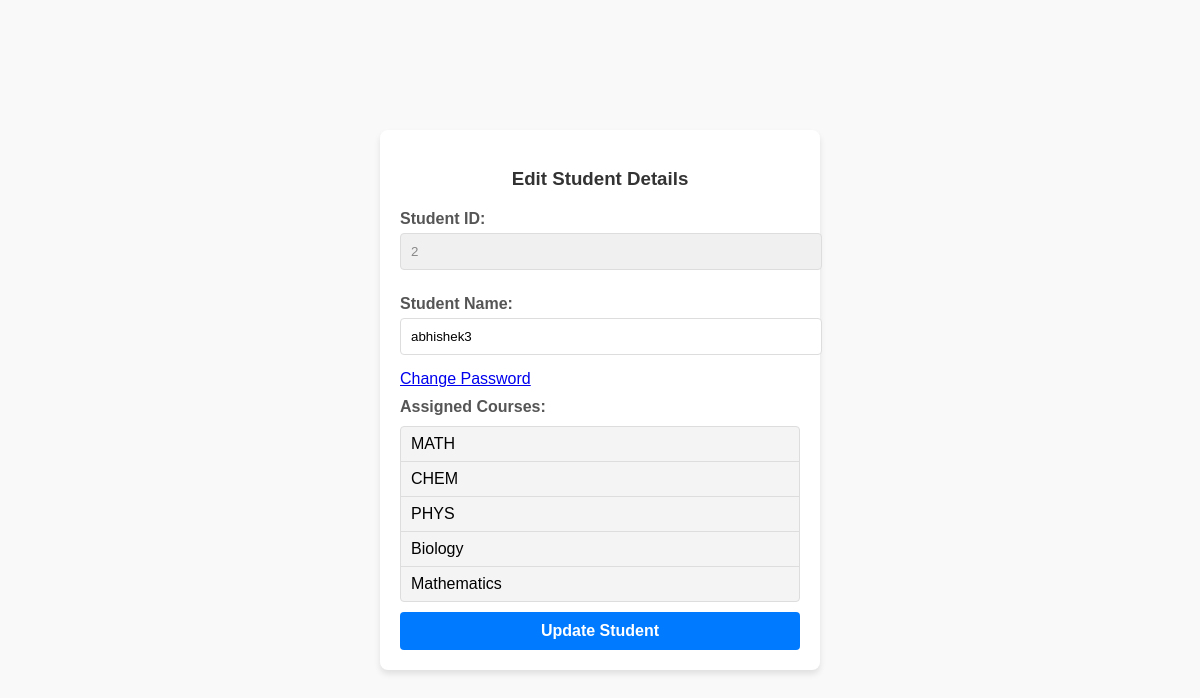
The app's page /student/edit/2/, older data.
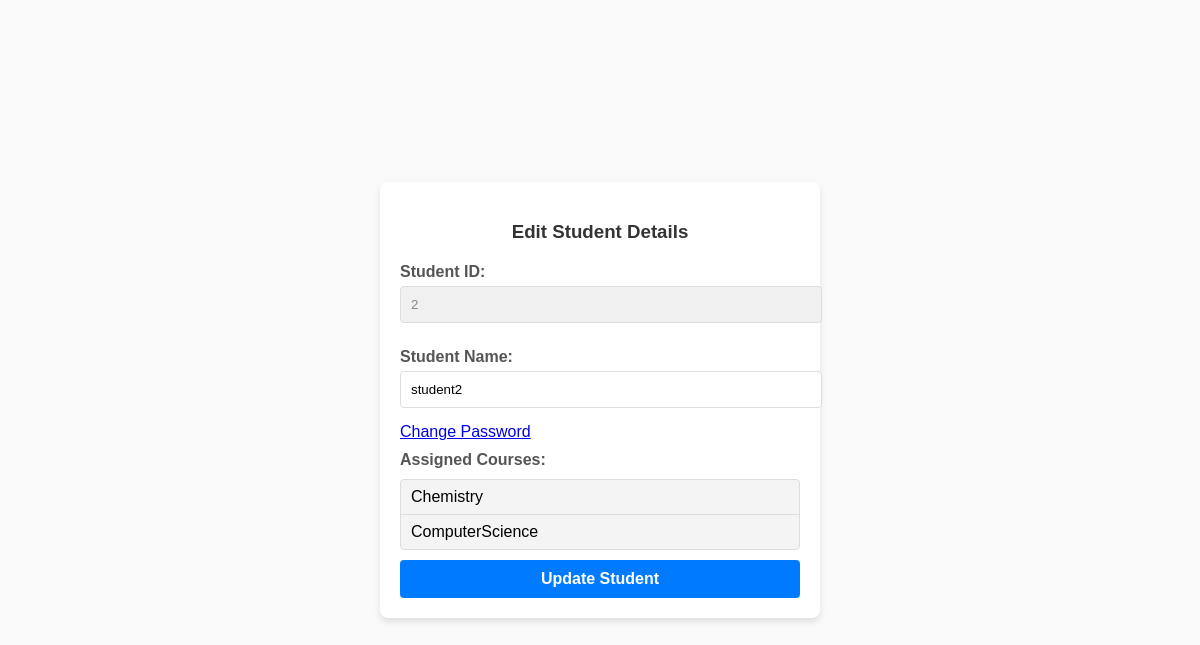
The same page, newer data.
### Student/models.py (models this page shows)
class Student_model(models.Model):
    user = models.OneToOneField(User_Model, on_delete=models.CASCADE, related_name='student')
    Student_name = models.CharField(max_length=255)
    course_of_studey = models.CharField(max_length=255, blank=True)  # Removed null=True
    sdelete = models.BooleanField(default=False)
    course = models.ManyToManyField(Course_models,related_name='Student_Courses_FK')
    class Meta:
        db_table = 'student'

### courses/models.py (models this page shows)
class Course_models(models.Model):
    Course_name = models.CharField(max_length=100 , choices= COURSE_CHOICES)
    description = models.TextField(blank = True , null = True)
    class Meta:
        db_table = 'course'

### Student/views.py (the view, shortened to what this page needs)
# urls.py: path('student/edit/<int:id>/',edit_students,name='edit_student'),
def edit_students(request , id):
    student_obj = Student_model.objects.filter(id = id).last
    get_instance = get_object_or_404(Student_model , id = id)
    if request.method == 'GET':
        form = Student_Forms(instance = get_instance)
        context = {
            'form': form,
            'student': get_instance,
        }
        return render(request , 'edit_student.html',context)

### Student/forms.py
class Student_Forms(forms.ModelForm):
    class Meta:
        model = Student_model
        fields = ['Student_name']
        courses = forms.ModelMultipleChoiceField(queryset=Course_models.objects.all(), widget = forms.CheckboxSelectMultiple)

### templates/edit_student.html (shortened to what this page needs)
<!DOCTYPE html>
<html lang="en">
<head>
</head>
<body>
    <form method="POST" enctype="multipart/form-data">
        <h3>Edit Student Details</h3>
        <label>Student ID:</label>
        <input type="text" value="{{ student.id }}" readonly>
        <label>Student Name:</label>
        <input type="text" name="Student_name" value="{{ student.Student_name }}" required>
        <a href = "http://127.0.0.1:8000/change-password/"> Change Password </a>
        <label>Assigned Courses:</label>
        <ul>
            {% for courses in student.course.all %}
            <li>{{ courses.Course_name }}</li>
            {% endfor %}
        </ul>
        <button type="submit" class="btn">Update Student</button>
    </form>
</body>
</html>

Row changes from the older to the newer data that the page shows:
no longer on this page (row edited): Course_models: Course_name "MATH"
removed Course_models: Course_name "CHEM"
removed Course_models: Course_name "PHYS"
removed Course_models: Course_name "Biology"
removed Course_models: Course_name "Mathematics"
changed Student_model id 2: Student_name "abhishek3" → "student2"
now on this page (row edited): Course_models: Course_name "Chemistry"
now on this page (row edited): Course_models: Course_name "ComputerScience"
